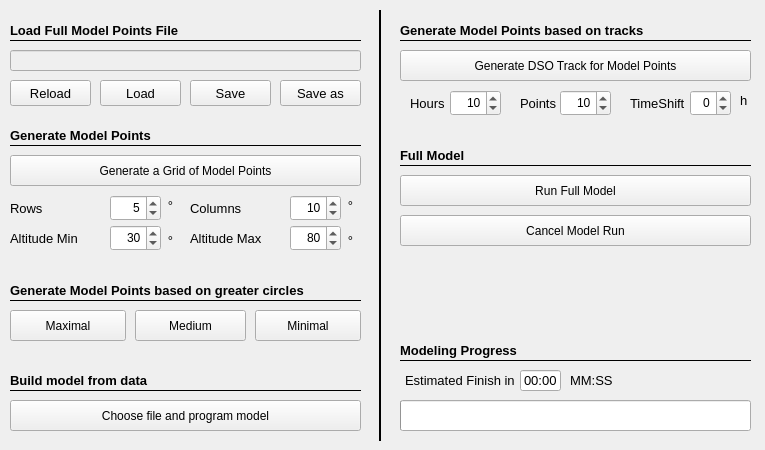
   <widget class="QWidget" name="tab_6">
    <attribute name="title">
     <string>Full Model</string>
    </attribute>
    <widget class="QPushButton" name="btn_generateGridPoints">
     <property name="geometry">
      <rect>
       <x>10</x>
       <y>155</y>
       <width>351</width>
       <height>31</height>
      </rect>
     </property>
     <property name="toolTip">
      <string>&lt;html&gt;&lt;head/&gt;&lt;body&gt;&lt;p&gt;Generates a regular pattern with the given parameters.&lt;/p&gt;&lt;/body&gt;&lt;/html&gt;</string>
     </property>
     <property name="text">
      <string>Generate a Grid of Model Points</string>
     </property>
    </widget>
    <widget class="QLabel" name="label_108">
     <property name="geometry">
      <rect>
       <x>10</x>
       <y>125</y>
       <width>171</width>
       <height>21</height>
      </rect>
     </property>
     <property name="font">
      <font>
       <pointsize>10</pointsize>
       <weight>75</weight>
       <bold>true</bold>
      </font>
     </property>
     <property name="text">
      <string>Generate Model Points</string>
     </property>
    </widget>
    <widget class="QLabel" name="label_179">
     <property name="geometry">
      <rect>
       <x>190</x>
       <y>195</y>
       <width>101</width>
       <height>26</height>
      </rect>
     </property>
     <property name="font">
      <font>
       <pointsize>10</pointsize>
      </font>
     </property>
     <property name="text">
      <string>Columns</string>
     </property>
    </widget>
    <widget class="QLabel" name="label_178">
     <property name="geometry">
      <rect>
       <x>10</x>
       <y>195</y>
       <width>91</width>
       <height>26</height>
      </rect>
     </property>
     <property name="font">
      <font>
       <pointsize>10</pointsize>
      </font>
     </property>
     <property name="text">
      <string>Rows</string>
     </property>
    </widget>
    <widget class="QPushButton" name="btn_generateNormalPoints">
     <property name="geometry">
      <rect>
       <x>135</x>
       <y>310</y>
       <width>111</width>
       <height>31</height>
      </rect>
     </property>
     <property name="toolTip">
      <string>&lt;html&gt;&lt;head/&gt;&lt;body&gt;&lt;p&gt;Generates a pointcloud with greater circles: medium number of stars.&lt;/p&gt;&lt;/body&gt;&lt;/html&gt;</string>
     </property>
     <property name="text">
      <string>Medium</string>
     </property>
    </widget>
    <widget class="QPushButton" name="btn_generateMaxPoints">
     <property name="geometry">
      <rect>
       <x>10</x>
       <y>310</y>
       <width>116</width>
       <height>31</height>
      </rect>
     </property>
     <property name="toolTip">
      <string>&lt;html&gt;&lt;head/&gt;&lt;body&gt;&lt;p&gt;Generates a pointcloud with greater circles: high number of stars.&lt;/p&gt;&lt;/body&gt;&lt;/html&gt;</string>
     </property>
     <property name="text">
      <string>Maximal</string>
     </property>
    </widget>
    <widget class="QDoubleSpinBox" name="numberGridPointsRow">
     <property name="geometry">
      <rect>
       <x>110</x>
       <y>195</y>
       <width>51</width>
       <height>26</height>
      </rect>
     </property>
     <property name="font">
      <font>
       <family>Arial</family>
       <weight>50</weight>
       <bold>false</bold>
      </font>
     </property>
     <property name="toolTip">
      <string>&lt;html&gt;&lt;head/&gt;&lt;body&gt;&lt;p&gt;Number of rows in the grid build&lt;/p&gt;&lt;/body&gt;&lt;/html&gt;</string>
     </property>
     <property name="alignment">
      <set>Qt::AlignRight|Qt::AlignTrailing|Qt::AlignVCenter</set>
     </property>
     <property name="decimals">
      <number>0</number>
     </property>
     <property name="minimum">
      <double>3.000000000000000</double>
     </property>
     <property name="maximum">
      <double>10.000000000000000</double>
     </property>
     <property name="singleStep">
      <double>1.000000000000000</double>
     </property>
     <property name="value">
      <double>5.000000000000000</double>
     </property>
    </widget>
    <widget class="Line" name="line_34">
     <property name="geometry">
      <rect>
       <x>10</x>
       <y>40</y>
       <width>351</width>
       <height>1</height>
      </rect>
     </property>
     <property name="frameShadow">
      <enum>QFrame::Plain</enum>
     </property>
     <property name="orientation">
      <enum>Qt::Horizontal</enum>
     </property>
    </widget>
    <widget class="QDoubleSpinBox" name="numberGridPointsCol">
     <property name="geometry">
      <rect>
       <x>290</x>
       <y>195</y>
       <width>51</width>
       <height>26</height>
      </rect>
     </property>
     <property name="font">
      <font>
       <family>Arial</family>
       <weight>50</weight>
       <bold>false</bold>
      </font>
     </property>
     <property name="toolTip">
      <string>&lt;html&gt;&lt;head/&gt;&lt;body&gt;&lt;p&gt;Number of coloms in the grid build&lt;/p&gt;&lt;/body&gt;&lt;/html&gt;</string>
     </property>
     <property name="alignment">
      <set>Qt::AlignRight|Qt::AlignTrailing|Qt::AlignVCenter</set>
     </property>
     <property name="decimals">
      <number>0</number>
     </property>
     <property name="minimum">
      <double>5.000000000000000</double>
     </property>
     <property name="maximum">
      <double>15.000000000000000</double>
     </property>
     <property name="singleStep">
      <double>1.000000000000000</double>
     </property>
     <property name="value">
      <double>10.000000000000000</double>
     </property>
    </widget>
    <widget class="QPushButton" name="btn_runFullModel">
     <property name="geometry">
      <rect>
       <x>400</x>
       <y>175</y>
       <width>351</width>
       <height>31</height>
      </rect>
     </property>
     <property name="toolTip">
      <string>&lt;html&gt;&lt;head/&gt;&lt;body&gt;&lt;p&gt;Run full alignment model.&lt;/p&gt;&lt;/body&gt;&lt;/html&gt;</string>
     </property>
     <property name="text">
      <string>Run Full Model</string>
     </property>
    </widget>
    <widget class="Line" name="line_26">
     <property name="geometry">
      <rect>
       <x>400</x>
       <y>40</y>
       <width>351</width>
       <height>1</height>
      </rect>
     </property>
     <property name="frameShadow">
      <enum>QFrame::Plain</enum>
     </property>
     <property name="orientation">
      <enum>Qt::Horizontal</enum>
     </property>
    </widget>
    <widget class="QPushButton" name="btn_cancelFullModel">
     <property name="geometry">
      <rect>
       <x>400</x>
       <y>215</y>
       <width>351</width>
       <height>31</height>
      </rect>
     </property>
     <property name="toolTip">
      <string>&lt;html&gt;&lt;head/&gt;&lt;body&gt;&lt;p&gt;Cancels model run.&lt;/p&gt;&lt;/body&gt;&lt;/html&gt;</string>
     </property>
     <property name="styleSheet">
      <string notr="true"/>
     </property>
     <property name="text">
      <string>Cancel Model Run</string>
     </property>
    </widget>
    <widget class="Line" name="line_28">
     <property name="geometry">
      <rect>
       <x>10</x>
       <y>145</y>
       <width>351</width>
       <height>1</height>
      </rect>
     </property>
     <property name="frameShadow">
      <enum>QFrame::Plain</enum>
     </property>
     <property name="orientation">
      <enum>Qt::Horizontal</enum>
     </property>
    </widget>
    <widget class="QPushButton" name="btn_generateDSOPoints">
     <property name="geometry">
      <rect>
       <x>400</x>
       <y>50</y>
       <width>351</width>
       <height>31</height>
      </rect>
     </property>
     <property name="toolTip">
      <string>&lt;html&gt;&lt;head/&gt;&lt;body&gt;&lt;p&gt;Generates model points along DSO track for a give time and other parameters.&lt;/p&gt;&lt;/body&gt;&lt;/html&gt;</string>
     </property>
     <property name="text">
      <string>Generate DSO Track for Model Points</string>
     </property>
    </widget>
    <widget class="Line" name="line_40">
     <property name="geometry">
      <rect>
       <x>370</x>
       <y>10</y>
       <width>21</width>
       <height>431</height>
      </rect>
     </property>
     <property name="styleSheet">
      <string notr="true"/>
     </property>
     <property name="frameShadow">
      <enum>QFrame::Plain</enum>
     </property>
     <property name="lineWidth">
      <number>2</number>
     </property>
     <property name="orientation">
      <enum>Qt::Vertical</enum>
     </property>
    </widget>
    <widget class="Line" name="line_42">
     <property name="geometry">
      <rect>
       <x>10</x>
       <y>300</y>
       <width>351</width>
       <height>1</height>
      </rect>
     </property>
     <property name="frameShadow">
      <enum>QFrame::Plain</enum>
     </property>
     <property name="orientation">
      <enum>Qt::Horizontal</enum>
     </property>
    </widget>
    <widget class="QDoubleSpinBox" name="numberHoursDSO">
     <property name="geometry">
      <rect>
       <x>450</x>
       <y>90</y>
       <width>51</width>
       <height>26</height>
      </rect>
     </property>
     <property name="font">
      <font>
       <family>Arial</family>
       <weight>50</weight>
       <bold>false</bold>
      </font>
     </property>
     <property name="toolTip">
      <string>&lt;html&gt;&lt;head/&gt;&lt;body&gt;&lt;p&gt;Length of the DSO track in hours.&lt;/p&gt;&lt;/body&gt;&lt;/html&gt;</string>
     </property>
     <property name="alignment">
      <set>Qt::AlignRight|Qt::AlignTrailing|Qt::AlignVCenter</set>
     </property>
     <property name="decimals">
      <number>0</number>
     </property>
     <property name="minimum">
      <double>1.000000000000000</double>
     </property>
     <property name="maximum">
      <double>15.000000000000000</double>
     </property>
     <property name="singleStep">
      <double>1.000000000000000</double>
     </property>
     <property name="value">
      <double>10.000000000000000</double>
     </property>
    </widget>
    <widget class="QLabel" name="label_181">
     <property name="geometry">
      <rect>
       <x>410</x>
       <y>90</y>
       <width>41</width>
       <height>26</height>
      </rect>
     </property>
     <property name="font">
      <font>
       <pointsize>10</pointsize>
      </font>
     </property>
     <property name="text">
      <string>Hours</string>
     </property>
    </widget>
    <widget class="QLabel" name="label_188">
     <property name="geometry">
      <rect>
       <x>520</x>
       <y>90</y>
       <width>41</width>
       <height>26</height>
      </rect>
     </property>
     <property name="font">
      <font>
       <pointsize>10</pointsize>
      </font>
     </property>
     <property name="text">
      <string>Points</string>
     </property>
    </widget>
    <widget class="QDoubleSpinBox" name="numberPointsDSO">
     <property name="geometry">
      <rect>
       <x>560</x>
       <y>90</y>
       <width>51</width>
       <height>26</height>
      </rect>
     </property>
     <property name="font">
      <font>
       <family>Arial</family>
       <weight>50</weight>
       <bold>false</bold>
      </font>
     </property>
     <property name="toolTip">
      <string>&lt;html&gt;&lt;head/&gt;&lt;body&gt;&lt;p&gt;Number of points in the DSO track for the given time in hours&lt;/p&gt;&lt;/body&gt;&lt;/html&gt;</string>
     </property>
     <property name="alignment">
      <set>Qt::AlignRight|Qt::AlignTrailing|Qt::AlignVCenter</set>
     </property>
     <property name="decimals">
      <number>0</number>
     </property>
     <property name="minimum">
      <double>5.000000000000000</double>
     </property>
     <property name="maximum">
      <double>50.000000000000000</double>
     </property>
     <property name="singleStep">
      <double>1.000000000000000</double>
     </property>
     <property name="value">
      <double>10.000000000000000</double>
     </property>
    </widget>
    <widget class="QLabel" name="label_189">
     <property name="geometry">
      <rect>
       <x>630</x>
       <y>90</y>
       <width>61</width>
       <height>26</height>
      </rect>
     </property>
     <property name="font">
      <font>
       <pointsize>10</pointsize>
      </font>
     </property>
     <property name="text">
      <string>TimeShift</string>
     </property>
    </widget>
    <widget class="QDoubleSpinBox" name="numberHoursPreview">
     <property name="geometry">
      <rect>
       <x>690</x>
       <y>90</y>
       <width>41</width>
       <height>26</height>
      </rect>
     </property>
     <property name="font">
      <font>
       <family>Arial</family>
       <weight>50</weight>
       <bold>false</bold>
      </font>
     </property>
     <property name="toolTip">
      <string>&lt;html&gt;&lt;head/&gt;&lt;body&gt;&lt;p&gt;Length of the DSO track in hours.&lt;/p&gt;&lt;/body&gt;&lt;/html&gt;</string>
     </property>
     <property name="alignment">
      <set>Qt::AlignRight|Qt::AlignTrailing|Qt::AlignVCenter</set>
     </property>
     <property name="decimals">
      <number>0</number>
     </property>
     <property name="minimum">
      <double>-12.000000000000000</double>
     </property>
     <property name="maximum">
      <double>12.000000000000000</double>
     </property>
     <property name="singleStep">
      <double>1.000000000000000</double>
     </property>
     <property name="value">
      <double>0.000000000000000</double>
     </property>
    </widget>
    <widget class="QLabel" name="label_180">
     <property name="geometry">
      <rect>
       <x>190</x>
       <y>225</y>
       <width>101</width>
       <height>26</height>
      </rect>
     </property>
     <property name="font">
      <font>
       <pointsize>10</pointsize>
      </font>
     </property>
     <property name="text">
      <string>Altitude Max</string>
     </property>
    </widget>
    <widget class="QDoubleSpinBox" name="altitudeMax">
     <property name="geometry">
      <rect>
       <x>290</x>
       <y>225</y>
       <width>51</width>
       <height>26</height>
      </rect>
     </property>
     <property name="font">
      <font>
       <family>Arial</family>
       <weight>50</weight>
       <bold>false</bold>
      </font>
     </property>
     <property name="toolTip">
      <string>&lt;html&gt;&lt;head/&gt;&lt;body&gt;&lt;p&gt;Number of coloms in the grid build&lt;/p&gt;&lt;/body&gt;&lt;/html&gt;</string>
     </property>
     <property name="alignment">
      <set>Qt::AlignRight|Qt::AlignTrailing|Qt::AlignVCenter</set>
     </property>
     <property name="decimals">
      <number>0</number>
     </property>
     <property name="minimum">
      <double>50.000000000000000</double>
     </property>
     <property name="maximum">
      <double>90.000000000000000</double>
     </property>
     <property name="singleStep">
      <double>5.000000000000000</double>
     </property>
     <property name="value">
      <double>80.000000000000000</double>
     </property>
    </widget>
    <widget class="QDoubleSpinBox" name="altitudeMin">
     <property name="geometry">
      <rect>
       <x>110</x>
       <y>225</y>
       <width>51</width>
       <height>26</height>
      </rect>
     </property>
     <property name="font">
      <font>
       <family>Arial</family>
       <weight>50</weight>
       <bold>false</bold>
      </font>
     </property>
     <property name="toolTip">
      <string>&lt;html&gt;&lt;head/&gt;&lt;body&gt;&lt;p&gt;Number of rows in the grid build&lt;/p&gt;&lt;/body&gt;&lt;/html&gt;</string>
     </property>
     <property name="alignment">
      <set>Qt::AlignRight|Qt::AlignTrailing|Qt::AlignVCenter</set>
     </property>
     <property name="decimals">
      <number>0</number>
     </property>
     <property name="minimum">
      <double>20.000000000000000</double>
     </property>
     <property name="maximum">
      <double>45.000000000000000</double>
     </property>
     <property name="singleStep">
      <double>5.000000000000000</double>
     </property>
     <property name="value">
      <double>30.000000000000000</double>
     </property>
    </widget>
    <widget class="QLabel" name="label_190">
     <property name="geometry">
      <rect>
       <x>10</x>
       <y>225</y>
       <width>91</width>
       <height>26</height>
      </rect>
     </property>
     <property name="font">
      <font>
       <pointsize>10</pointsize>
      </font>
     </property>
     <property name="text">
      <string>Altitude Min</string>
     </property>
    </widget>
    <widget class="QLabel" name="label_137">
     <property name="geometry">
      <rect>
       <x>340</x>
       <y>195</y>
       <width>21</width>
       <height>20</height>
      </rect>
     </property>
     <property name="font">
      <font>
       <pointsize>10</pointsize>
      </font>
     </property>
     <property name="text">
      <string>°</string>
     </property>
     <property name="alignment">
      <set>Qt::AlignCenter</set>
     </property>
     <property name="wordWrap">
      <bool>false</bool>
     </property>
    </widget>
    <widget class="QLabel" name="label_144">
     <property name="geometry">
      <rect>
       <x>340</x>
       <y>230</y>
       <width>21</width>
       <height>20</height>
      </rect>
     </property>
     <property name="font">
      <font>
       <pointsize>10</pointsize>
      </font>
     </property>
     <property name="text">
      <string>°</string>
     </property>
     <property name="alignment">
      <set>Qt::AlignCenter</set>
     </property>
     <property name="wordWrap">
      <bool>false</bool>
     </property>
    </widget>
    <widget class="QLabel" name="label_202">
     <property name="geometry">
      <rect>
       <x>160</x>
       <y>195</y>
       <width>21</width>
       <height>20</height>
      </rect>
     </property>
     <property name="font">
      <font>
       <pointsize>10</pointsize>
      </font>
     </property>
     <property name="text">
      <string>°</string>
     </property>
     <property name="alignment">
      <set>Qt::AlignCenter</set>
     </property>
     <property name="wordWrap">
      <bool>false</bool>
     </property>
    </widget>
    <widget class="QLabel" name="label_203">
     <property name="geometry">
      <rect>
       <x>160</x>
       <y>230</y>
       <width>21</width>
       <height>20</height>
      </rect>
     </property>
     <property name="font">
      <font>
       <pointsize>10</pointsize>
      </font>
     </property>
     <property name="text">
      <string>°</string>
     </property>
     <property name="alignment">
      <set>Qt::AlignCenter</set>
     </property>
     <property name="wordWrap">
      <bool>false</bool>
     </property>
    </widget>
    <widget class="QPushButton" name="btn_generateMinPoints">
     <property name="geometry">
      <rect>
       <x>255</x>
       <y>310</y>
       <width>106</width>
       <height>31</height>
      </rect>
     </property>
     <property name="toolTip">
      <string>&lt;html&gt;&lt;head/&gt;&lt;body&gt;&lt;p&gt;Generates a pointcloud with greater circles: low number of stars.&lt;/p&gt;&lt;/body&gt;&lt;/html&gt;</string>
     </property>
     <property name="text">
      <string>Minimal</string>
     </property>
    </widget>
    <widget class="QLabel" name="label_204">
     <property name="geometry">
      <rect>
       <x>740</x>
       <y>90</y>
       <width>16</width>
       <height>21</height>
      </rect>
     </property>
     <property name="font">
      <font>
       <pointsize>10</pointsize>
      </font>
     </property>
     <property name="text">
      <string>h</string>
     </property>
    </widget>
    <widget class="Line" name="line_38">
     <property name="geometry">
      <rect>
       <x>400</x>
       <y>165</y>
       <width>351</width>
       <height>1</height>
      </rect>
     </property>
     <property name="frameShadow">
      <enum>QFrame::Plain</enum>
     </property>
     <property name="orientation">
      <enum>Qt::Horizontal</enum>
     </property>
    </widget>
    <widget class="QLabel" name="label_138">
     <property name="geometry">
      <rect>
       <x>400</x>
       <y>145</y>
       <width>81</width>
       <height>21</height>
      </rect>
     </property>
     <property name="font">
      <font>
       <pointsize>10</pointsize>
       <weight>75</weight>
       <bold>true</bold>
      </font>
     </property>
     <property name="text">
      <string>Full Model</string>
     </property>
    </widget>
    <widget class="QLabel" name="label_113">
     <property name="geometry">
      <rect>
       <x>10</x>
       <y>280</y>
       <width>311</width>
       <height>21</height>
      </rect>
     </property>
     <property name="font">
      <font>
       <pointsize>10</pointsize>
       <weight>75</weight>
       <bold>true</bold>
      </font>
     </property>
     <property name="text">
      <string>Generate Model Points based on greater circles</string>
     </property>
    </widget>
    <widget class="QLabel" name="label_136">
     <property name="geometry">
      <rect>
       <x>400</x>
       <y>20</y>
       <width>311</width>
       <height>21</height>
      </rect>
     </property>
     <property name="font">
      <font>
       <pointsize>10</pointsize>
       <weight>75</weight>
       <bold>true</bold>
      </font>
     </property>
     <property name="text">
      <string>Generate Model Points based on tracks</string>
     </property>
    </widget>
    <widget class="QLabel" name="label_213">
     <property name="geometry">
      <rect>
       <x>10</x>
       <y>20</y>
       <width>186</width>
       <height>21</height>
      </rect>
     </property>
     <property name="font">
      <font>
       <pointsize>10</pointsize>
       <weight>75</weight>
       <bold>true</bold>
      </font>
     </property>
     <property name="text">
      <string>Load Full Model Points File</string>
     </property>
    </widget>
    <widget class="QLineEdit" name="le_modelFullPointsFileName">
     <property name="enabled">
      <bool>false</bool>
     </property>
     <property name="geometry">
      <rect>
       <x>10</x>
       <y>50</y>
       <width>351</width>
       <height>21</height>
      </rect>
     </property>
     <property name="font">
      <font>
       <family>Courier</family>
       <pointsize>10</pointsize>
       <weight>50</weight>
       <bold>false</bold>
      </font>
     </property>
     <property name="mouseTracking">
      <bool>false</bool>
     </property>
     <property name="acceptDrops">
      <bool>false</bool>
     </property>
     <property name="toolTip">
      <string>&lt;html&gt;&lt;head/&gt;&lt;body&gt;&lt;p&gt;Name of Model Points file, where the data is stored.&lt;/p&gt;&lt;p&gt;Please Double Click to Select&lt;/p&gt;&lt;/body&gt;&lt;/html&gt;</string>
     </property>
     <property name="layoutDirection">
      <enum>Qt::RightToLeft</enum>
     </property>
     <property name="text">
      <string/>
     </property>
     <property name="readOnly">
      <bool>false</bool>
     </property>
    </widget>
    <widget class="QPushButton" name="btn_showFullModelPoints">
     <property name="geometry">
      <rect>
       <x>10</x>
       <y>80</y>
       <width>81</width>
       <height>26</height>
      </rect>
     </property>
     <property name="font">
      <font>
       <pointsize>10</pointsize>
      </font>
     </property>
     <property name="toolTip">
      <string>&lt;html&gt;&lt;head/&gt;&lt;body&gt;&lt;p&gt;Show the full model points from given file&lt;/p&gt;&lt;/body&gt;&lt;/html&gt;</string>
     </property>
     <property name="styleSheet">
      <string notr="true"/>
     </property>
     <property name="text">
      <string>Reload</string>
     </property>
    </widget>
    <widget class="QPushButton" name="btn_saveFullModelPoints">
     <property name="enabled">
      <bool>true</bool>
     </property>
     <property name="geometry">
      <rect>
       <x>190</x>
       <y>80</y>
       <width>81</width>
       <height>26</height>
      </rect>
     </property>
     <property name="font">
      <font>
       <pointsize>10</pointsize>
      </font>
     </property>
     <property name="toolTip">
      <string>&lt;html&gt;&lt;head/&gt;&lt;body&gt;&lt;p&gt;Saves the full model points in file&lt;/p&gt;&lt;/body&gt;&lt;/html&gt;</string>
     </property>
     <property name="styleSheet">
      <string notr="true"/>
     </property>
     <property name="text">
      <string>Save</string>
     </property>
    </widget>
    <widget class="QPushButton" name="btn_saveFullModelPointsAs">
     <property name="enabled">
      <bool>true</bool>
     </property>
     <property name="geometry">
      <rect>
       <x>280</x>
       <y>80</y>
       <width>81</width>
       <height>26</height>
      </rect>
     </property>
     <property name="font">
      <font>
       <pointsize>10</pointsize>
      </font>
     </property>
     <property name="toolTip">
      <string>&lt;html&gt;&lt;head/&gt;&lt;body&gt;&lt;p&gt;Saves the full model points in new file&lt;/p&gt;&lt;/body&gt;&lt;/html&gt;</string>
     </property>
     <property name="styleSheet">
      <string notr="true"/>
     </property>
     <property name="text">
      <string>Save as</string>
     </property>
    </widget>
    <widget class="QPushButton" name="btn_loadFullModelPoints">
     <property name="geometry">
      <rect>
       <x>100</x>
       <y>80</y>
       <width>81</width>
       <height>26</height>
      </rect>
     </property>
     <property name="font">
      <font>
       <pointsize>10</pointsize>
      </font>
     </property>
     <property name="toolTip">
      <string>&lt;html&gt;&lt;head/&gt;&lt;body&gt;&lt;p&gt;Loads the full model points from file&lt;/p&gt;&lt;/body&gt;&lt;/html&gt;</string>
     </property>
     <property name="styleSheet">
      <string notr="true"/>
     </property>
     <property name="text">
      <string>Load</string>
     </property>
    </widget>
    <widget class="QLineEdit" name="le_modelingStatusTime">
     <property name="geometry">
      <rect>
       <x>520</x>
       <y>370</y>
       <width>41</width>
       <height>21</height>
      </rect>
     </property>
     <property name="font">
      <font>
       <family>Arial</family>
       <pointsize>10</pointsize>
       <weight>50</weight>
       <bold>false</bold>
      </font>
     </property>
     <property name="mouseTracking">
      <bool>false</bool>
     </property>
     <property name="focusPolicy">
      <enum>Qt::NoFocus</enum>
     </property>
     <property name="acceptDrops">
      <bool>false</bool>
     </property>
     <property name="toolTip">
      <string>&lt;html&gt;&lt;head/&gt;&lt;body&gt;&lt;p&gt;&lt;span style=&quot; font-size:10pt;&quot;&gt;Progress in modeling.&lt;/span&gt;&lt;/p&gt;&lt;/body&gt;&lt;/html&gt;</string>
     </property>
     <property name="layoutDirection">
      <enum>Qt::RightToLeft</enum>
     </property>
     <property name="text">
      <string>00:00</string>
     </property>
     <property name="alignment">
      <set>Qt::AlignRight|Qt::AlignTrailing|Qt::AlignVCenter</set>
     </property>
     <property name="readOnly">
      <bool>true</bool>
     </property>
    </widget>
    <widget class="QLabel" name="label_35">
     <property name="geometry">
      <rect>
       <x>405</x>
       <y>370</y>
       <width>111</width>
       <height>21</height>
      </rect>
     </property>
     <property name="font">
      <font>
       <family>MS Shell Dlg 2</family>
       <pointsize>10</pointsize>
       <weight>50</weight>
       <bold>false</bold>
      </font>
     </property>
     <property name="text">
      <string>Estimated Finish in </string>
     </property>
    </widget>
    <widget class="QProgressBar" name="bar_modelingStatusPercent">
     <property name="geometry">
      <rect>
       <x>400</x>
       <y>400</y>
       <width>351</width>
       <height>31</height>
      </rect>
     </property>
     <property name="maximum">
      <number>1000</number>
     </property>
     <property name="value">
      <number>0</number>
     </property>
     <property name="alignment">
      <set>Qt::AlignBottom|Qt::AlignLeading|Qt::AlignLeft</set>
     </property>
     <property name="textVisible">
      <bool>false</bool>
     </property>
     <property name="orientation">
      <enum>Qt::Horizontal</enum>
     </property>
     <property name="invertedAppearance">
      <bool>false</bool>
     </property>
     <property name="textDirection">
      <enum>QProgressBar::TopToBottom</enum>
     </property>
    </widget>
    <widget class="QLabel" name="label_29">
     <property name="geometry">
      <rect>
       <x>570</x>
       <y>370</y>
       <width>46</width>
       <height>21</height>
      </rect>
     </property>
     <property name="font">
      <font>
       <family>MS Shell Dlg 2</family>
       <pointsize>10</pointsize>
       <weight>50</weight>
       <bold>false</bold>
      </font>
     </property>
     <property name="text">
      <string>MM:SS</string>
     </property>
    </widget>
    <widget class="QLabel" name="label_216">
     <property name="geometry">
      <rect>
       <x>400</x>
       <y>340</y>
       <width>121</width>
       <height>21</height>
      </rect>
     </property>
     <property name="font">
      <font>
       <pointsize>10</pointsize>
       <weight>75</weight>
       <bold>true</bold>
      </font>
     </property>
     <property name="text">
      <string>Modeling Progress</string>
     </property>
    </widget>
    <widget class="Line" name="line_45">
     <property name="geometry">
      <rect>
       <x>400</x>
       <y>360</y>
       <width>351</width>
       <height>1</height>
      </rect>
     </property>
     <property name="frameShadow">
      <enum>QFrame::Plain</enum>
     </property>
     <property name="orientation">
      <enum>Qt::Horizontal</enum>
     </property>
    </widget>
    <widget class="QPushButton" name="btn_runBatchModel">
     <property name="enabled">
      <bool>true</bool>
     </property>
     <property name="geometry">
      <rect>
       <x>10</x>
       <y>400</y>
       <width>351</width>
       <height>31</height>
      </rect>
     </property>
     <property name="toolTip">
      <string>&lt;html&gt;&lt;head/&gt;&lt;body&gt;&lt;p&gt;Run model making from a data file stored as analyse file&lt;/p&gt;&lt;/body&gt;&lt;/html&gt;</string>
     </property>
     <property name="text">
      <string>Choose file and program model</string>
     </property>
    </widget>
    <widget class="Line" name="line_39">
     <property name="geometry">
      <rect>
       <x>10</x>
       <y>390</y>
       <width>351</width>
       <height>1</height>
      </rect>
     </property>
     <property name="frameShadow">
      <enum>QFrame::Plain</enum>
     </property>
     <property name="orientation">
      <enum>Qt::Horizontal</enum>
     </property>
    </widget>
    <widget class="QLabel" name="label_205">
     <property name="geometry">
      <rect>
       <x>10</x>
       <y>370</y>
       <width>151</width>
       <height>21</height>
      </rect>
     </property>
     <property name="font">
      <font>
       <pointsize>10</pointsize>
       <weight>75</weight>
       <bold>true</bold>
      </font>
     </property>
     <property name="text">
      <string>Build model from data</string>
     </property>
    </widget>
    <zorder>line_42</zorder>
    <zorder>line_28</zorder>
    <zorder>line_34</zorder>
    <zorder>line_26</zorder>
    <zorder>btn_generateGridPoints</zorder>
    <zorder>label_108</zorder>
    <zorder>label_179</zorder>
    <zorder>label_178</zorder>
    <zorder>btn_generateNormalPoints</zorder>
    <zorder>btn_generateMaxPoints</zorder>
    <zorder>numberGridPointsRow</zorder>
    <zorder>numberGridPointsCol</zorder>
    <zorder>btn_runFullModel</zorder>
    <zorder>btn_cancelFullModel</zorder>
    <zorder>btn_generateDSOPoints</zorder>
    <zorder>line_40</zorder>
    <zorder>numberHoursDSO</zorder>
    <zorder>label_181</zorder>
    <zorder>label_188</zorder>
    <zorder>numberPointsDSO</zorder>
    <zorder>label_189</zorder>
    <zorder>numberHoursPreview</zorder>
    <zorder>label_180</zorder>
    <zorder>altitudeMax</zorder>
    <zorder>altitudeMin</zorder>
    <zorder>label_190</zorder>
    <zorder>label_137</zorder>
    <zorder>label_144</zorder>
    <zorder>label_202</zorder>
    <zorder>label_203</zorder>
    <zorder>btn_generateMinPoints</zorder>
    <zorder>label_204</zorder>
    <zorder>line_38</zorder>
    <zorder>label_138</zorder>
    <zorder>label_113</zorder>
    <zorder>label_136</zorder>
    <zorder>label_213</zorder>
    <zorder>le_modelFullPointsFileName</zorder>
    <zorder>btn_showFullModelPoints</zorder>
    <zorder>btn_saveFullModelPoints</zorder>
    <zorder>btn_saveFullModelPointsAs</zorder>
    <zorder>btn_loadFullModelPoints</zorder>
    <zorder>le_modelingStatusTime</zorder>
    <zorder>label_35</zorder>
    <zorder>bar_modelingStatusPercent</zorder>
    <zorder>label_29</zorder>
    <zorder>label_216</zorder>
    <zorder>line_45</zorder>
    <zorder>btn_runBatchModel</zorder>
    <zorder>line_39</zorder>
    <zorder>label_205</zorder>
   </widget>
